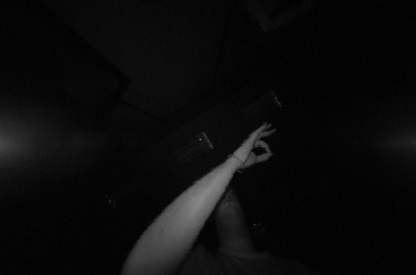
#> input picture task4/in44.png, 416 x 275 px
$ jupyter execute myfirst.ipynb   (older library calls are emulated)
#> lines starting #> are read from the running program, lines starting #| are printed output that depends on the picture; after the words box and inside, x2 and y2 are one past the last pixel; in counts of white or black regions, pixels touching at a corner belong together
[cell 1]
import cv2
import numpy as np
from PIL import Image

[cell 2]
import matplotlib.pyplot as plt
import matplotlib.image as mpimg

[cell 3]
a = cv2.imread("in44.png")
#> a is the input picture: shape (275, 416, 3); min 0, max 138, mean 11.5
img1 = a.copy()
img1[:,:,0] = cv2.normalize(a[:,:,0], dst=None, alpha=0, beta=255,norm_type=cv2.NORM_MINMAX, dtype=cv2.CV_8U)
img1[:,:,1] = cv2.normalize(a[:,:,1], dst=None, alpha=0, beta=255,norm_type=cv2.NORM_MINMAX, dtype=cv2.CV_8U)
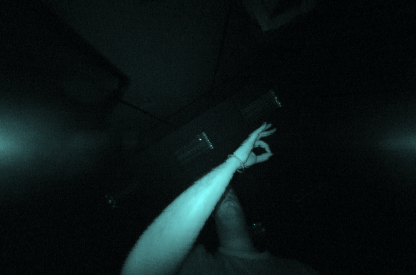
#> img1: shape (275, 416, 3); mean B, G, R 21.2, 21.2, 11.5
img1[:,:,2] = cv2.normalize(a[:,:,2], dst=None, alpha=0, beta=255,norm_type=cv2.NORM_MINMAX, dtype=cv2.CV_8U)
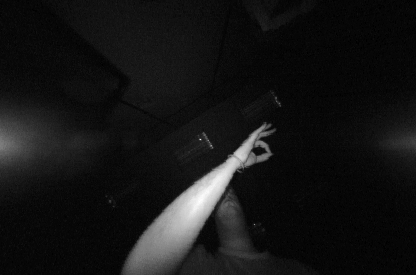
#> img1: shape (275, 416, 3); min 0, max 255, mean 21.2
g_img = cv2.cvtColor(img1, cv2.COLOR_BGR2GRAY)
#g_img = cv2.equalizeHist(g_img)
img = g_img.copy()
#g_img = cv2.normalize(g_img, dst=None, alpha=0, beta=255,norm_type=cv2.NORM_MINMAX, dtype=cv2.CV_8U)

[cell 4]
from collections import Counter
ret1,th1 = cv2.threshold(g_img,50,255,cv2.THRESH_BINARY)
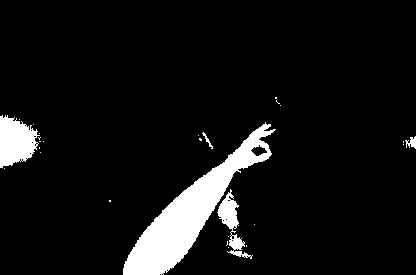
#> th1: shape (275, 416); 7.5% white; 27 white regions (22 under 20 px), largest, box (x1, y1, x2, y2) and area: (123, 122, 276, 275) 6196, (0, 115, 40, 168) 1447, (217, 189, 253, 259) 752, (405, 136, 416, 149) 79, (202, 132, 213, 149) 43
blur = cv2.GaussianBlur(th1,(5,5),0)
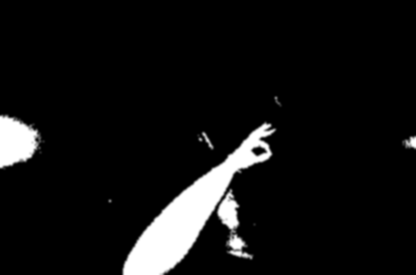
#> blur: shape (275, 416); min 0, max 255, mean 19.1
ret2,th2 = cv2.threshold(blur,0,255,cv2.THRESH_BINARY+cv2.THRESH_OTSU)
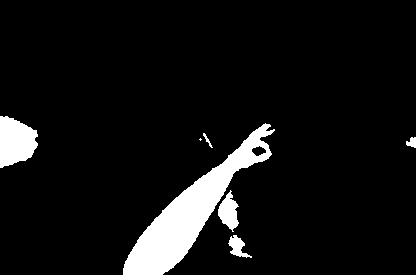
#> th2: shape (275, 416); 7.5% white; 7 white regions (1 under 20 px), largest, box (x1, y1, x2, y2) and area: (123, 123, 275, 275) 6222, (0, 116, 38, 168) 1457, (218, 190, 239, 232) 505, (228, 235, 252, 258) 260, (406, 137, 416, 148) 76, (203, 133, 213, 148) 39
#> ret2 = 121

a_img=th2&img
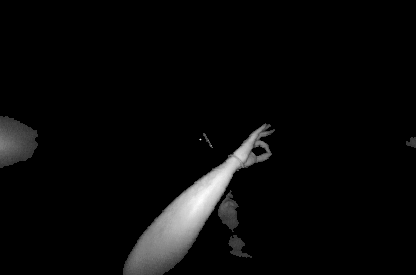
#> a_img: shape (275, 416); min 0, max 255, mean 9.4

nb_components, output, stats, centroids = cv2.connectedComponentsWithStats(a_img, connectivity=4)
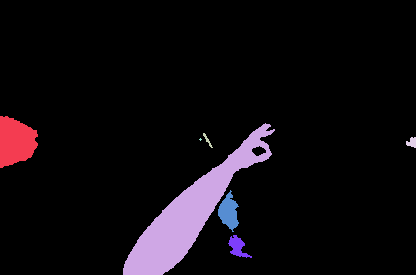
#> output: shape (275, 416) int32; 8 distinct labels, from 0 to 7; one colour per label, 0 black
#> nb_components = 8; stats = [[0, 0, 416, 275, 105836], [0, 116, 38, 52, 1457], [123, 123, 152, 152, 6222], [203, 133, 10, 15, 39], [406, 137, 10, 11, 76], [199, 138, 3, 3, 5], [218, 190, 21, 42, 505], [228, 235, 24, 23, 260]]; centroids = [[210.9, 131.9], [15.41, 141.2], [190.1, 212.2], [207.1, 139.7], [411.5, 142.1], [200, 139], [228.4, 211.6], [237.1, 246.4]]
sizes = stats[:, -1]
#> sizes = [105836, 1457, 6222, 39, 76, 5, 505, 260]

max_label = 1
max_mean = np.mean(a_img[output==1])
#> max_mean = 72.5

for i in range(2, nb_components):
    mean=np.mean(a_img[output==i])
    if mean > max_mean and sizes[i]>1500 :
        max_label = i
        max_mean = mean
#> this loop made 6 passes
#> (mean, max_mean) on pass 1: (146.1, 146.1)
#> mean on passes 2 to 6: 77.95, 56.25, 114, 65.71, 55.44
#> after the loop, max_label = 2; max_mean = 146.1

img3 = np.zeros(output.shape)
img3[output == max_label] = 255
print(stats[max_label])
#| [ 123  123  152  152 6222]

[cell 5]
# Otsu's thresholding after Gaussian filtering

titles = ['Original Image','otsu image','and image','final image']
images = [a,th2,a_img,img3]

for i in range(4):
    plt.subplot(2,2,i+1),plt.imshow(images[i])
    plt.title(titles[i])
    plt.xticks([]),plt.yticks([])

plt.show()
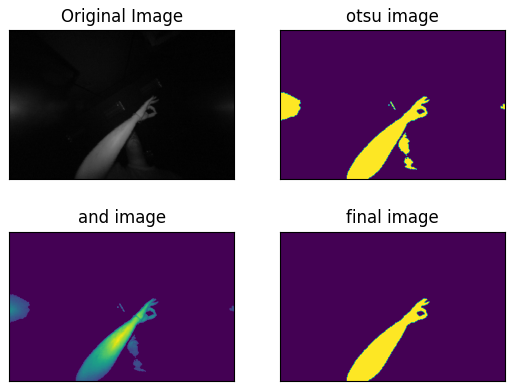
#> figure drawn by matplotlib, 4 panels

[cell 6]
new_image = img3[stats[max_label][1]:stats[max_label][1]+stats[max_label][3],stats[max_label][0]:stats[max_label][0]+stats[max_label][2]]
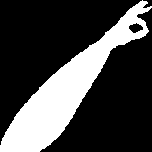
#> new_image: shape (152, 152) float64; 26.9% white; 1 white region, box (x1, y1, x2, y2) and area: (0, 0, 152, 152) 6222
image_for_input = cv2.resize(img3, (100, 100),
               interpolation = cv2.INTER_NEAREST)
plt.imshow(image_for_input)
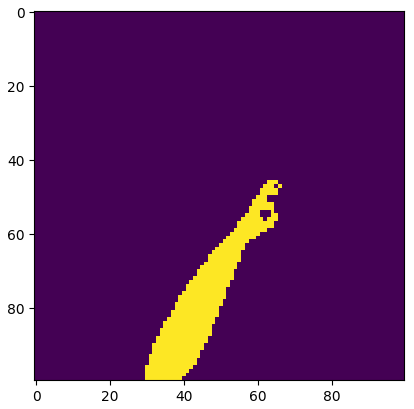
#> figure drawn by matplotlib, 1 panel

$ run again, with task4/in40.png copied over task4/in44.png
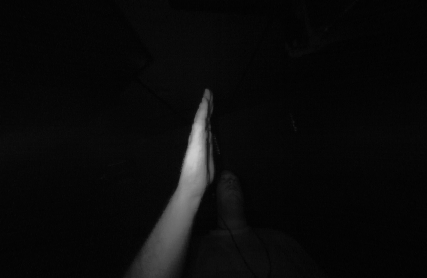
#> input picture task4/in40.png, 427 x 278 px
#> a is the input picture: shape (278, 427, 3); min 0, max 204, mean 10.5
#> `ret1,th1 = cv2.threshold(g_img,50,255,cv2.THRESH_BINARY)`:
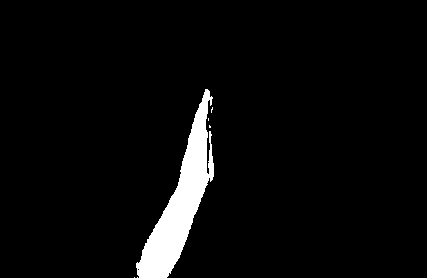
#> th1: shape (278, 427); 4.3% white; 6 white regions (5 under 20 px), largest, box (x1, y1, x2, y2) and area: (136, 89, 214, 278) 5133
#> th2: shape (278, 427); 4.3% white; 2 white regions (1 under 20 px), largest, box (x1, y1, x2, y2) and area: (136, 89, 214, 278) 5157
#> ret2 = 122
#> output: shape (278, 427) int32; 3 distinct labels, from 0 to 2
#> nb_components = 3; stats = [[0, 0, 427, 278, 113548], [136, 89, 78, 189, 5157], [209, 126, 1, 1, 1]]; centroids = [[214.5, 135.6], [180.3, 201.9], [209, 126]]
#> sizes = [113548, 5157, 1]
#> `max_mean = np.mean(a_img[output==1])`: max_mean = 125.4
#> the loop `for i in range(2, nb_components):` made 1 pass
#> mean on pass 1: 62
#> after the loop `for i in range(2, nb_components):`: max_label = 1; max_mean = 125.4
#| [ 136   89   78  189 5157]
#> new_image: shape (189, 78) float64; 35% white; 1 white region, box (x1, y1, x2, y2) and area: (0, 0, 78, 189) 5157
#> `[cell 6] new_image = img3[stats[max_label][1]:stats[max_label][1]+stat..`:
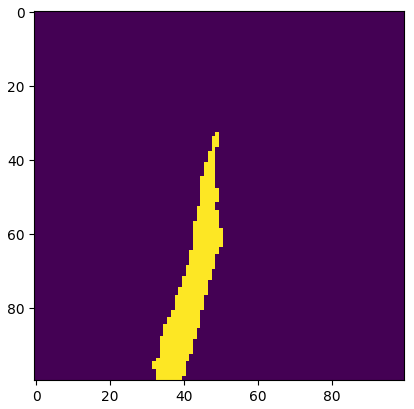
#> figure drawn by matplotlib, 1 panel
